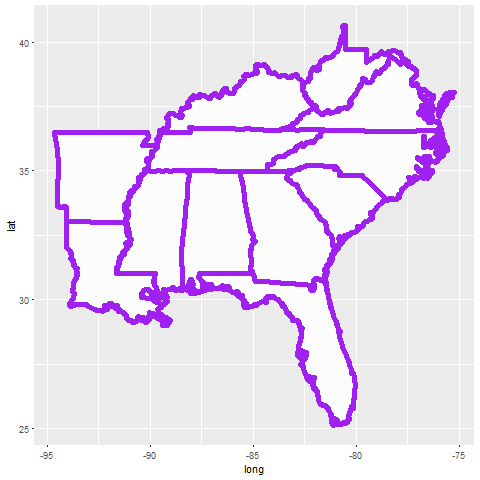

This chart was generated by the following R code:
library(ggplot2)
library(maps)

all_states <- map_data("state")
se <- subset(all_states, region %in% 
                 c("florida", "georgia", "louisiana", "kentucky",
                   "virginia", "west verginia", "north carolina",
                        "south carolina", "arkansas", "alabama", "mississippi",
                        "west virginia", "tennessee"))

png("southeast.png", width = 480, height= 480, units = "px")

p <- ggplot() + geom_polygon(data=se, 
                              aes(x=long, y=lat, group=group), 
                              colour = "purple", fill = "grey99", size=2)
print(p)

dev.off()
